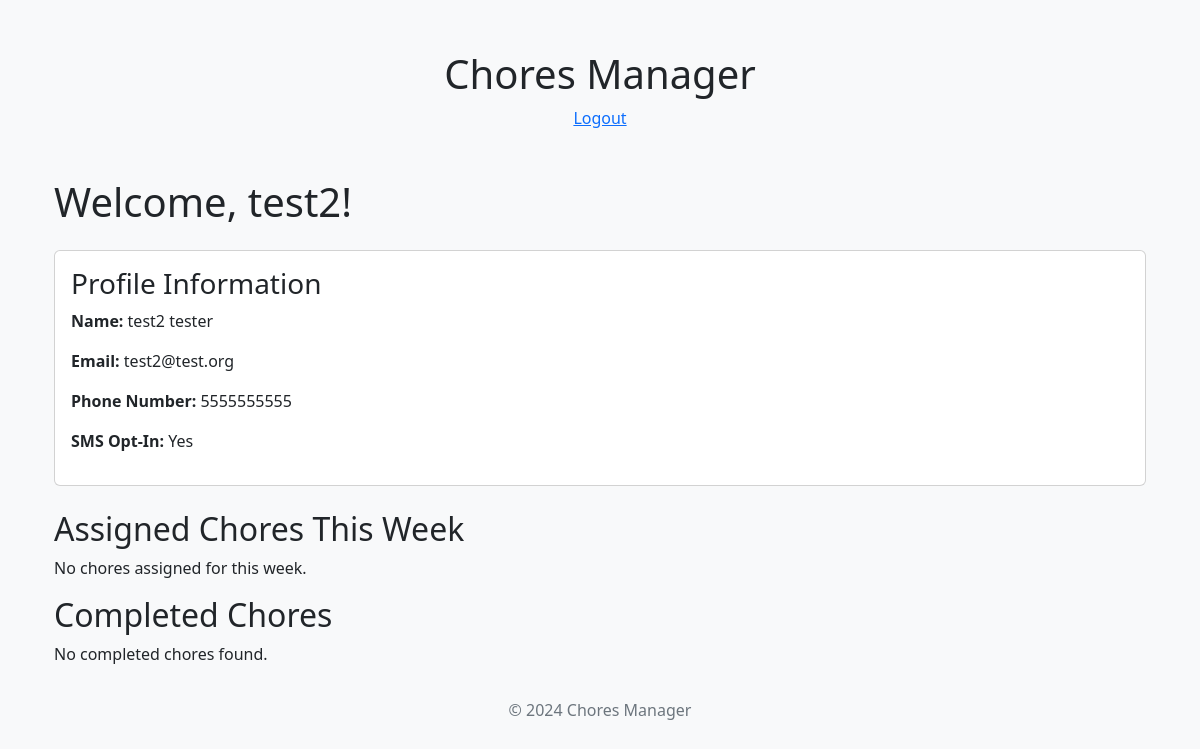
Page / (signed in) on the earlier database version.
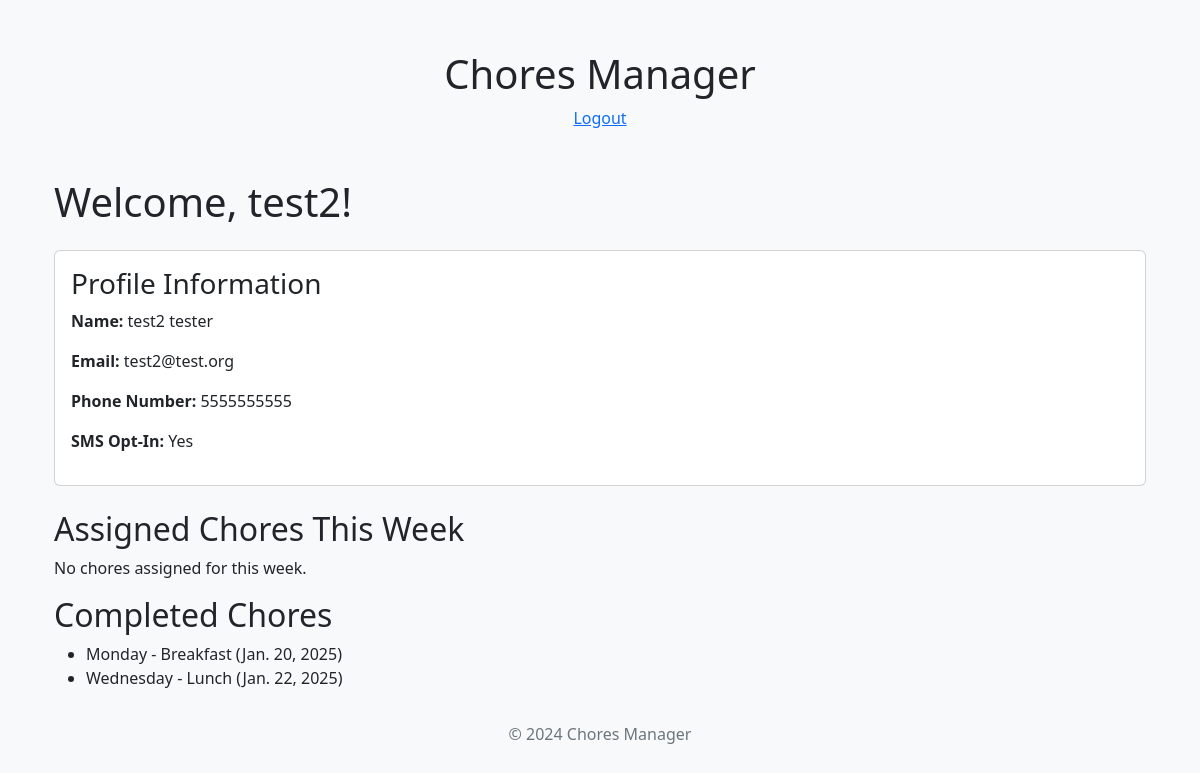
Same page on the later database version.
### chores_manager/models.py (models this page shows)
class Chore(models.Model):
    WEEKDAY_CHOICES = [
        ('Monday', 'Monday'),
        ('Tuesday', 'Tuesday'),
        ('Wednesday', 'Wednesday'),
        ('Thursday', 'Thursday'),
        ('Friday', 'Friday'),
        ('Saturday', 'Saturday'),
        ('Sunday', 'Sunday'),
    ]
    MEAL_CHOICES = [
        ('Breakfast', 'Breakfast'),
        ('Lunch', 'Lunch'),
        ('Dinner', 'Dinner'),
    ]
    day_of_week = models.CharField(max_length=10, choices=WEEKDAY_CHOICES)
    meal_time = models.CharField(max_length=10, choices=MEAL_CHOICES)
    completed = models.BooleanField(default=False)
    date = models.DateField(null=True, blank=True)
    user = models.ForeignKey(
        'auth.User',
        on_delete=models.SET_NULL,
        null=True,
        blank=True
    )
    def __str__(self):
        return f"{self.day_of_week} - {self.meal_time} ({self.date})"

### chores_manager/views.py (the view)
# urls.py: path("", views.home, name="home"),
@login_required
def home(request):
    user = request.user
    print(request.user)
    today = date.today()
    start_of_week = today - timedelta(days=today.weekday())  # Monday of this week
    end_of_week = start_of_week + timedelta(days=6)  # Sunday of this week
    assigned_chores = Chore.objects.filter(
        date__range=(start_of_week, end_of_week),
        completed=False,
        user=user
    )
    print("assigned chores: ", assigned_chores)
    completed_chores = Chore.objects.filter(
        completed=True,
        user=user
    )
    print("completed chores: ", completed_chores)
    is_staff = user.is_staff
    context = {
        'assigned_chores': assigned_chores,  # Chores assigned for this week
        'completed_chores': completed_chores,  # Chores completed ever
        'is_staff': is_staff,  # Whether the user is staff
    }
    return render(request, 'home.html', context)

### chores_manager/templates/home.html (shortened to what this page needs)
{% extends 'base.html' %}
{% block content %}
<div class="container mt-4">
    <h1>Welcome, {{ request.user.first_name }}!</h1>
    <div class="card my-4">
        <div class="card-body">
            <h3 class="card-title">Profile Information</h3>
            <div>
                <p><strong>Name:</strong> {{ request.user.first_name }} {{ request.user.last_name }}</p>
                <p><strong>Email:</strong> {{ request.user.email }}</p>
                <p><strong>Phone Number:</strong> {{ request.user.profile.phone_number }}</p>
                <p><strong>SMS Opt-In:</strong> {{ request.user.profile.opt_in_sms|yesno:"Yes,No" }}</p>
            </div>
        </div>
    </div>
    <h2>Assigned Chores This Week</h2>
    {% if assigned_chores %}
        <ul>
            {% for chore in assigned_chores %}
                <li>{{ chore.day_of_week }} - {{ chore.meal_time }} ({{ chore.date }})</li>
            {% endfor %}
        </ul>
    {% else %}
        <p>No chores assigned for this week.</p>
    {% endif %}
    <h2>Completed Chores</h2>
    {% if completed_chores %}
        <ul>
            {% for chore in completed_chores %}
                <li>{{ chore.day_of_week }} - {{ chore.meal_time }} ({{ chore.date }})</li>
            {% endfor %}
        </ul>
    {% else %}
        <p>No completed chores found.</p>
    {% endif %}
</div>
{% endblock %}

Differences in the rows shown:
now on this page (row edited): Chore: day_of_week "Monday", meal_time "Breakfast", date "Jan. 20, 2025"
now on this page (row edited): Chore: day_of_week "Wednesday", meal_time "Lunch", date "Jan. 22, 2025"
Other differences:
text no longer shown: "No completed chores found."
